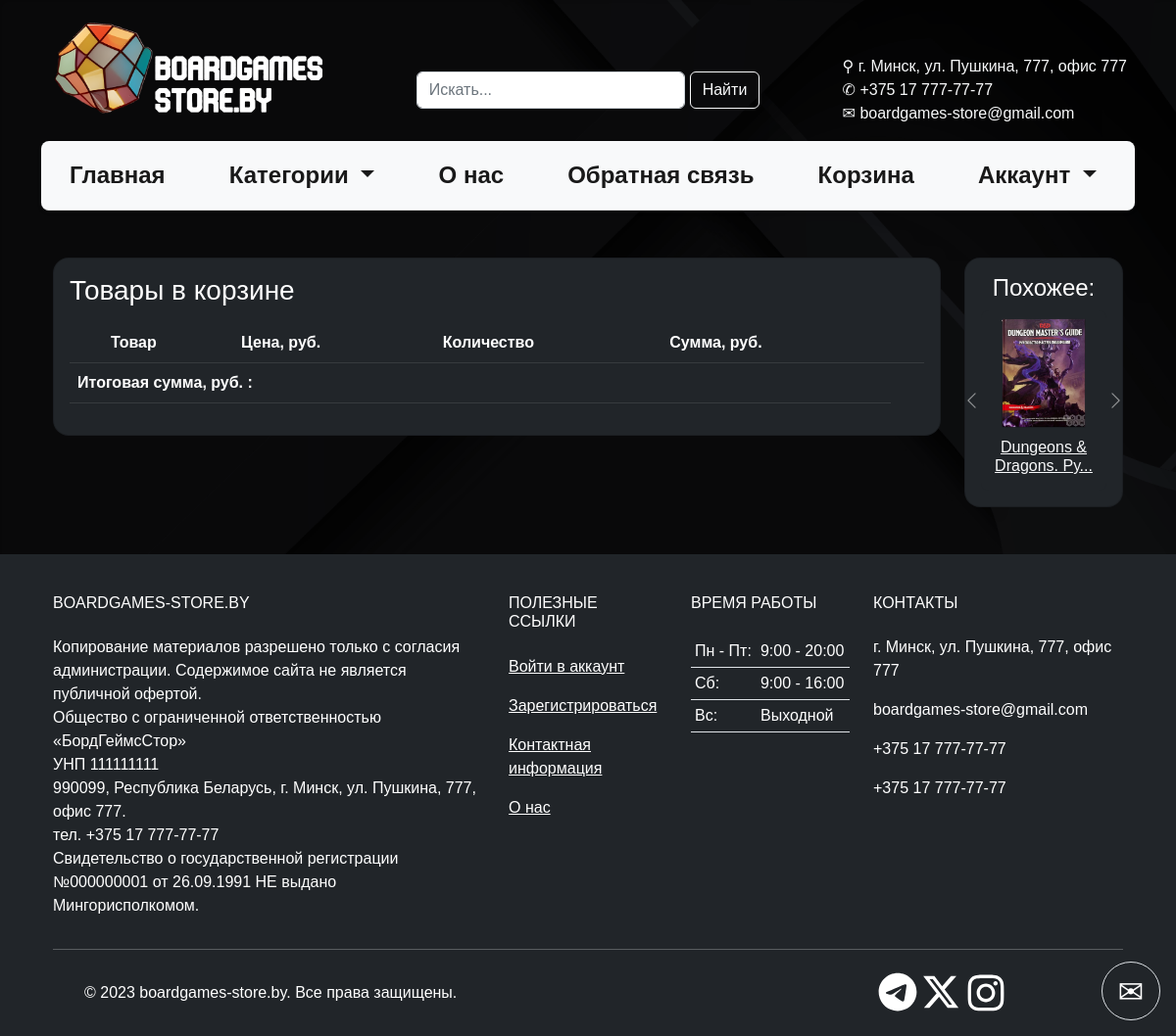
The app's page /my_cart/ with its own data.
### ttrpg_store_app/models.py (models this page shows, shortened)
class Product(models.Model):
    title = models.CharField(max_length=60, help_text="Введите название товара", verbose_name="Название товара")
    slug = models.SlugField(unique=True, help_text="Введите метку URL для товара", verbose_name="Метка URL для товара")
    category = models.ForeignKey(Category, on_delete=models.CASCADE, help_text="Выберите категорию",
                                 verbose_name="Название категории")
    image = models.ImageField(null=True, blank=True, upload_to="static", help_text="Выберите изображение товара",
                              verbose_name="Изображение товара")
    marked_price = models.PositiveIntegerField(null=True, help_text="Введите цену товара без скидки",
                                               verbose_name="Цена товара без скидки")
    selling_price = models.PositiveIntegerField(help_text="Введите цену товара со скидкой",
                                                verbose_name="Цена товара со скидкой")
    description = models.TextField(help_text="Введите описание товара", verbose_name="Описание товара")
    stock = models.CharField(max_length=50, choices=STOCK_STATUS, null=True, blank=True,
                             help_text="Выберите наличие товара", verbose_name="Наличие")
    warranty = models.CharField(max_length=300, null=True, blank=True, help_text="Введите срок гарантии (если есть)",
                                verbose_name="Гарантия")
    return_policy = models.CharField(max_length=300, null=True, blank=True,
                                     help_text="Введите политику возврата товара (если есть)",
                                     verbose_name="Политика возврата")
    view_count = models.PositiveIntegerField(default=0, help_text="", verbose_name="Количество просмотров")
    objects = models.Model
    class Meta:
        verbose_name = "Товар"  # Название в единственном числе
        verbose_name_plural = "Товары"  # Название в единственном числе
        ordering = ["title"]  # Сортировка по полю (если с "-" то в обратном порядке)

### ttrpg_store_app/views.py (the view)
# urls.py: path('my_cart/', views.my_cart, name='my_cart'),
def my_cart(request):
    product_list = Product.objects.all()
    if request.user.is_authenticated:
        if request.user.id == 1:
            cart_id = request.session.get("cart_id")
            if cart_id:
                cart = Cart.objects.get(id=cart_id)
            else:
                cart = None
            context = {'view_my_cart': cart, 'product_list': product_list}
        else:
            customer = Customer.objects.get(user=request.user.id)
            try:
                cart = Cart.objects.filter(customer=customer).order_by('id').last()
                context = {'view_my_cart': cart, 'product_list': product_list}
            except ObjectDoesNotExist:
                cart = None
                context = {'view_my_cart': cart, 'product_list': product_list}
    else:
        cart_id = request.session.get("cart_id")
        if cart_id:
            cart = Cart.objects.get(id=cart_id)
        else:
            cart = None
        context = {'view_my_cart': cart, 'product_list': product_list}
    return render(request, 'my_cart.html', context=context)

### templates/my_cart.html (shortened to what this page needs)
{% extends 'base.html' %}
{% load static %}
{% block content %}
<div class="container">
  <div class="row">
    <div class="col-md-10">
      <div class="card bg-dark text-white" style="border-radius: 1rem;">
        <div class="card-body">
          <h3 class="card-title">Товары в корзине</h3>
          <div class="table-responsive text-nowrap mt-3">
          <table class="table table-dark">
            <thead>
              <tr>
                <th></th>
                <th>Товар</th>
                <th>Цена, руб.</th>
                <th>Количество</th>
                <th>Сумма, руб.</th>
                <th></th>
              </tr>
            </thead>
            <tbody>
              <tr>
                <th colspan="4" class="text-right align-middle">Итоговая сумма, руб. :</th>
                <th class="align-middle">{{view_my_cart.total}}</th>
              </tr>
            </tbody>
          </table>
          </div>
        </div>
      </div>
    </div>
    <div class="col-md-2">
      <div class="card bg-dark text-white" style="border-radius: 1rem;">
        <div class="card-body">
          <h4 class="card-title text-center">Похожее:</h4>
          <div id="myCarousel" class="carousel slide" data-bs-ride="carousel">
            <div class="carousel-inner">
              {% for p in product_list %}
              <div class="carousel-item {% if forloop.first %}active{% endif %}">
                <div class="row">
                  <div class="col-md-12">
                    <div class="p-2 product-card rounded-3">
                      <div>
                        <div class="image-container">
                          <a href="{% url 'ttrpg_store_app:product_details' p.slug %}">
                            <img src="{{ p.image.url }}" class="img-fluid" alt="{{ p.title }}">
                          </a>
                        </div>
                        <div class="product-details">
                          <h6 class="product-title">
                            <a href="{% url 'ttrpg_store_app:product_details' p.slug %}" class="link-light">
                              {{ p.title|slice:":22" }}...
                            </a>
                          </h6>
                        </div>
                      </div>
                    </div>
                  </div>
                </div>
              </div>
              {% endfor %}
            </div>
            <a class="carousel-control-prev" href="#myCarousel" role="button" data-bs-slide="prev">
              <span class="carousel-control-prev-icon" aria-hidden="true"></span>
            </a>
            <a class="carousel-control-next" href="#myCarousel" role="button" data-bs-slide="next">
              <span class="carousel-control-next-icon" aria-hidden="true"></span>
            </a>
          </div>
        </div>
      </div>
    </div>
  </div>
</div>
{% endblock %}

### static/styles.css (style rules this page uses)
.product-card { display: flex; flex-direction: column; align-items: center; text-align: center; height: 100%; }
.product-card .image-container { flex-grow: 1; display: flex; align-items: center; justify-content: center; }
.product-card .product-details { margin-top: 10px; }
body { font-family: Arial, sans-serif; background-color: #B0B0B0; display: flex; flex-direction: column; min-height: 100vh; }
.product-card { background-color: #212529; display: flex; flex-direction: column; align-items: center; text-align: center; height: 100%; }
.carousel-control-prev, .carousel-control-next { width: 15%; }
.carousel-control-prev-icon, .carousel-control-next-icon { width: 50px; height: 50px; background-size: 100% 100%; }
.carousel-control-prev { margin-left: -15%; }
.carousel-control-next { margin-right: -15%; }

### records on screen
Product: image (picture), title "Dungeons & Dragons. Ру"
